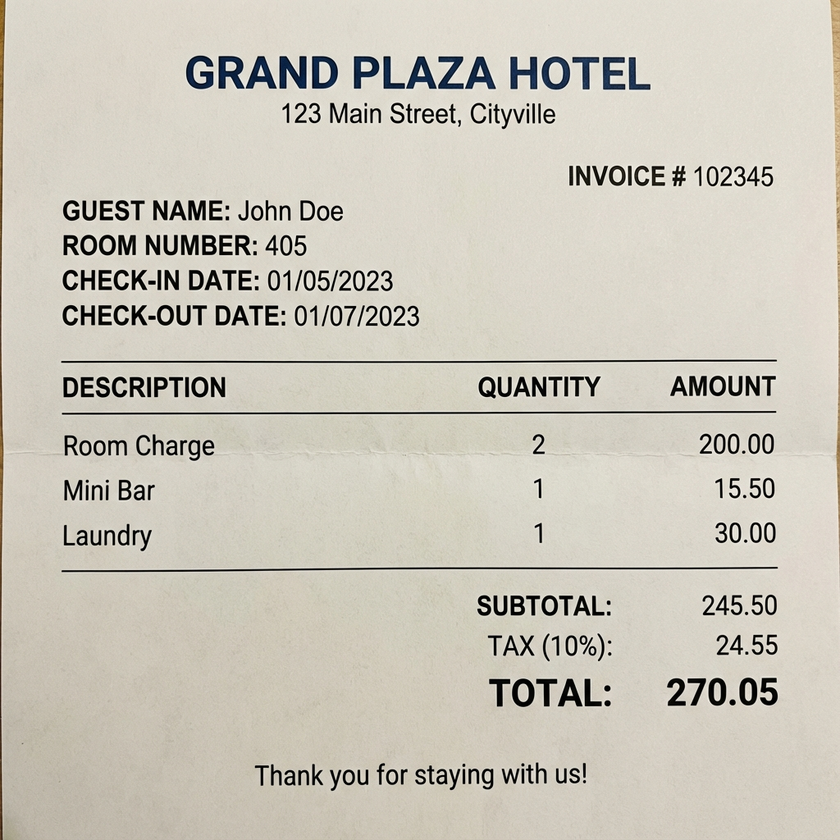
#> input picture sample_invoice.png, 840 x 840 px, shrunk from 1024 x 1024 before the run
$ python run_pipeline.py sample_invoice.png
#> lines starting #> are read from the running program, lines starting #| are printed output that depends on the picture; after the words box and inside, x2 and y2 are one past the last pixel; in counts of white or black regions, pixels touching at a corner belong together
import argparse
import os
import re
import cv2
import numpy as np
import pandas as pd
from PIL import Image
import pytesseract
import sys
import json
from sklearn.feature_extraction.text import TfidfVectorizer
from sklearn.linear_model import LogisticRegression

# Ensure UTF-8 output on Windows
if sys.stdout.encoding.lower() != 'utf-8':
    try:
        sys.stdout.reconfigure(encoding='utf-8')
    except Exception:
        pass

# Path to Tesseract executable (installed via winget)
pytesseract.pytesseract.tesseract_cmd = r"C:\\Program Files\\Tesseract-OCR\\tesseract.exe"

# ------------------- Extraction Patterns -------------------
REGEX_PATTERNS = {
    "invoice_no": r"Invoice\s+No[:\s]*\s*(\d+)",
    "date": r"Date[:\s]*\s*(\d{1,2}[\/\-]\d{1,2}[\/\-]\d{2,4})",
    "tax_reg": r"Tax\s+Registered\s*No[:\s]*\s*(\d+)",
    "subtotal": r"Sub\s*[Tt]otal[:\s]*\s*([\d,]+\.?\d{0,2})",
    "tax": r"(?:GST|Tax)[:\s]*\s*([\d,]+\.?\d{0,2})",
    "total": r"(?:Grand\s+)?Total[:\s]*\s*([\d,]+\.?\d{0,2})",
}

# ------------------- Helper Functions -------------------

def preprocess_image(image_path):
    """Deskew, denoise and binarize the input image for better OCR."""
#> called with image_path = 'sample_invoice.png'
    img = cv2.imread(image_path, cv2.IMREAD_COLOR)
#> img is the input picture: shape (840, 840, 3); mean B, G, R 186.5, 198.3, 202.8
    if img is None:
        raise FileNotFoundError(f"Image not found: {image_path}")
    gray = cv2.cvtColor(img, cv2.COLOR_BGR2GRAY)
    denoised = cv2.fastNlMeansDenoising(gray, h=30)
    binarized = cv2.adaptiveThreshold(
        denoised, 255, cv2.ADAPTIVE_THRESH_GAUSSIAN_C, cv2.THRESH_BINARY, 31, 2
    )
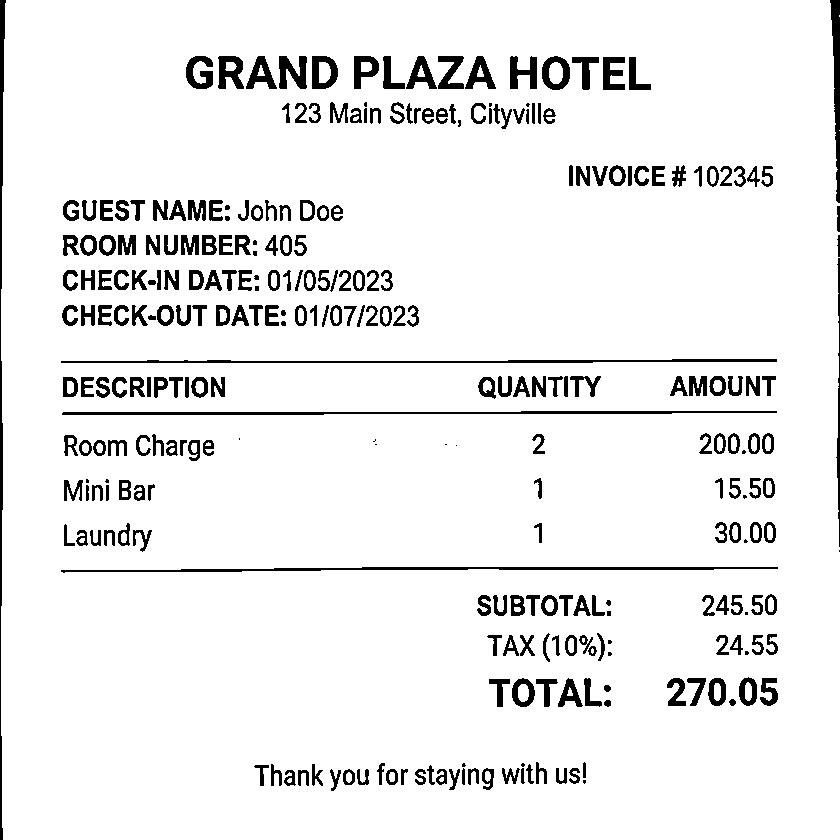
#> binarized: shape (840, 840); 93.1% white; 292 black regions (24 under 20 px), largest, box (x1, y1, x2, y2) and area: (0, 0, 6, 840) 1897, (61, 567, 778, 573) 1865, (62, 411, 777, 415) 1842
    # Deskew
    coords = np.column_stack(np.where(binarized > 0))
#> coords = 656847 pairs, first value 0 to 839, second value 1 to 839
    angle = cv2.minAreaRect(coords)[-1]
#> angle = -90
    if angle < -45:
        angle = -(90 + angle)
#> angle = 0
    else:
        angle = -angle
    (h, w) = binarized.shape
#> h = 840; w = 840
    center = (w // 2, h // 2)
#> center = (420, 420)
    M = cv2.getRotationMatrix2D(center, angle, 1.0)
#> M = [[1, 0, 0], [0, 1, 0]]
    deskewed = cv2.warpAffine(binarized, M, (w, h), flags=cv2.INTER_CUBIC, borderMode=cv2.BORDER_REPLICATE)
    return deskewed

def ocr_image(image):
    """Run Tesseract OCR on the pre‑processed image and return raw text.
    Uses page segmentation mode 3 (fully automatic) for robustness.
    """
    try:
        pil_img = Image.fromarray(image)
        custom_config = r"--oem 3 --psm 3"
        text = pytesseract.image_to_string(pil_img, config=custom_config)
        return text
    except Exception as e:
        print(f"[OCR ERROR] {e}")
        return ""

# [23 lines left out: functions extract_fields, train_dummy_classifier, not called in this run]

def classify_line(line, vectorizer, clf):
    X = vectorizer.transform([line])
    return clf.predict(X)[0]

# ------------------- Line‑Item Parsing -------------------
# [66 lines left out: functions parse_line_items, safe_float, validate_data, export_results, not called in this run]

# ------------------- Main -------------------
def main():
    parser = argparse.ArgumentParser(description="Run the hotel invoice processing pipeline.")
    parser.add_argument("image_path", help="Path to the invoice image (jpg/png/tif)")
    args = parser.parse_args()

    preprocessed = preprocess_image(args.image_path)
    raw_text = ocr_image(preprocessed)
    print("--- OCR TEXT START ---")
    if raw_text.strip():
        print(raw_text)
    else:
        print("[No OCR text extracted]")
    print("--- OCR TEXT END ---")

    fields = extract_fields(raw_text)
    print("Extracted fields:")
    for k, v in fields.items():
        print(f"  {k}: {v}")

    df_items = parse_line_items(raw_text)
    print(f"Parsed {len(df_items)} line items")

    warnings = validate_data(fields, df_items)
    if warnings:
        print("Validation warnings:")
        for w in warnings:
            print(f"  - {w}")
    else:
        print("Validation passed")

    export_results(fields, df_items)

if __name__ == "__main__":
    main()
#> (the call stopped at in ocr_image, `text = pytesseract.image_to_string(pil_img, config=custom_config)`: pytesseract is not available in this run)
